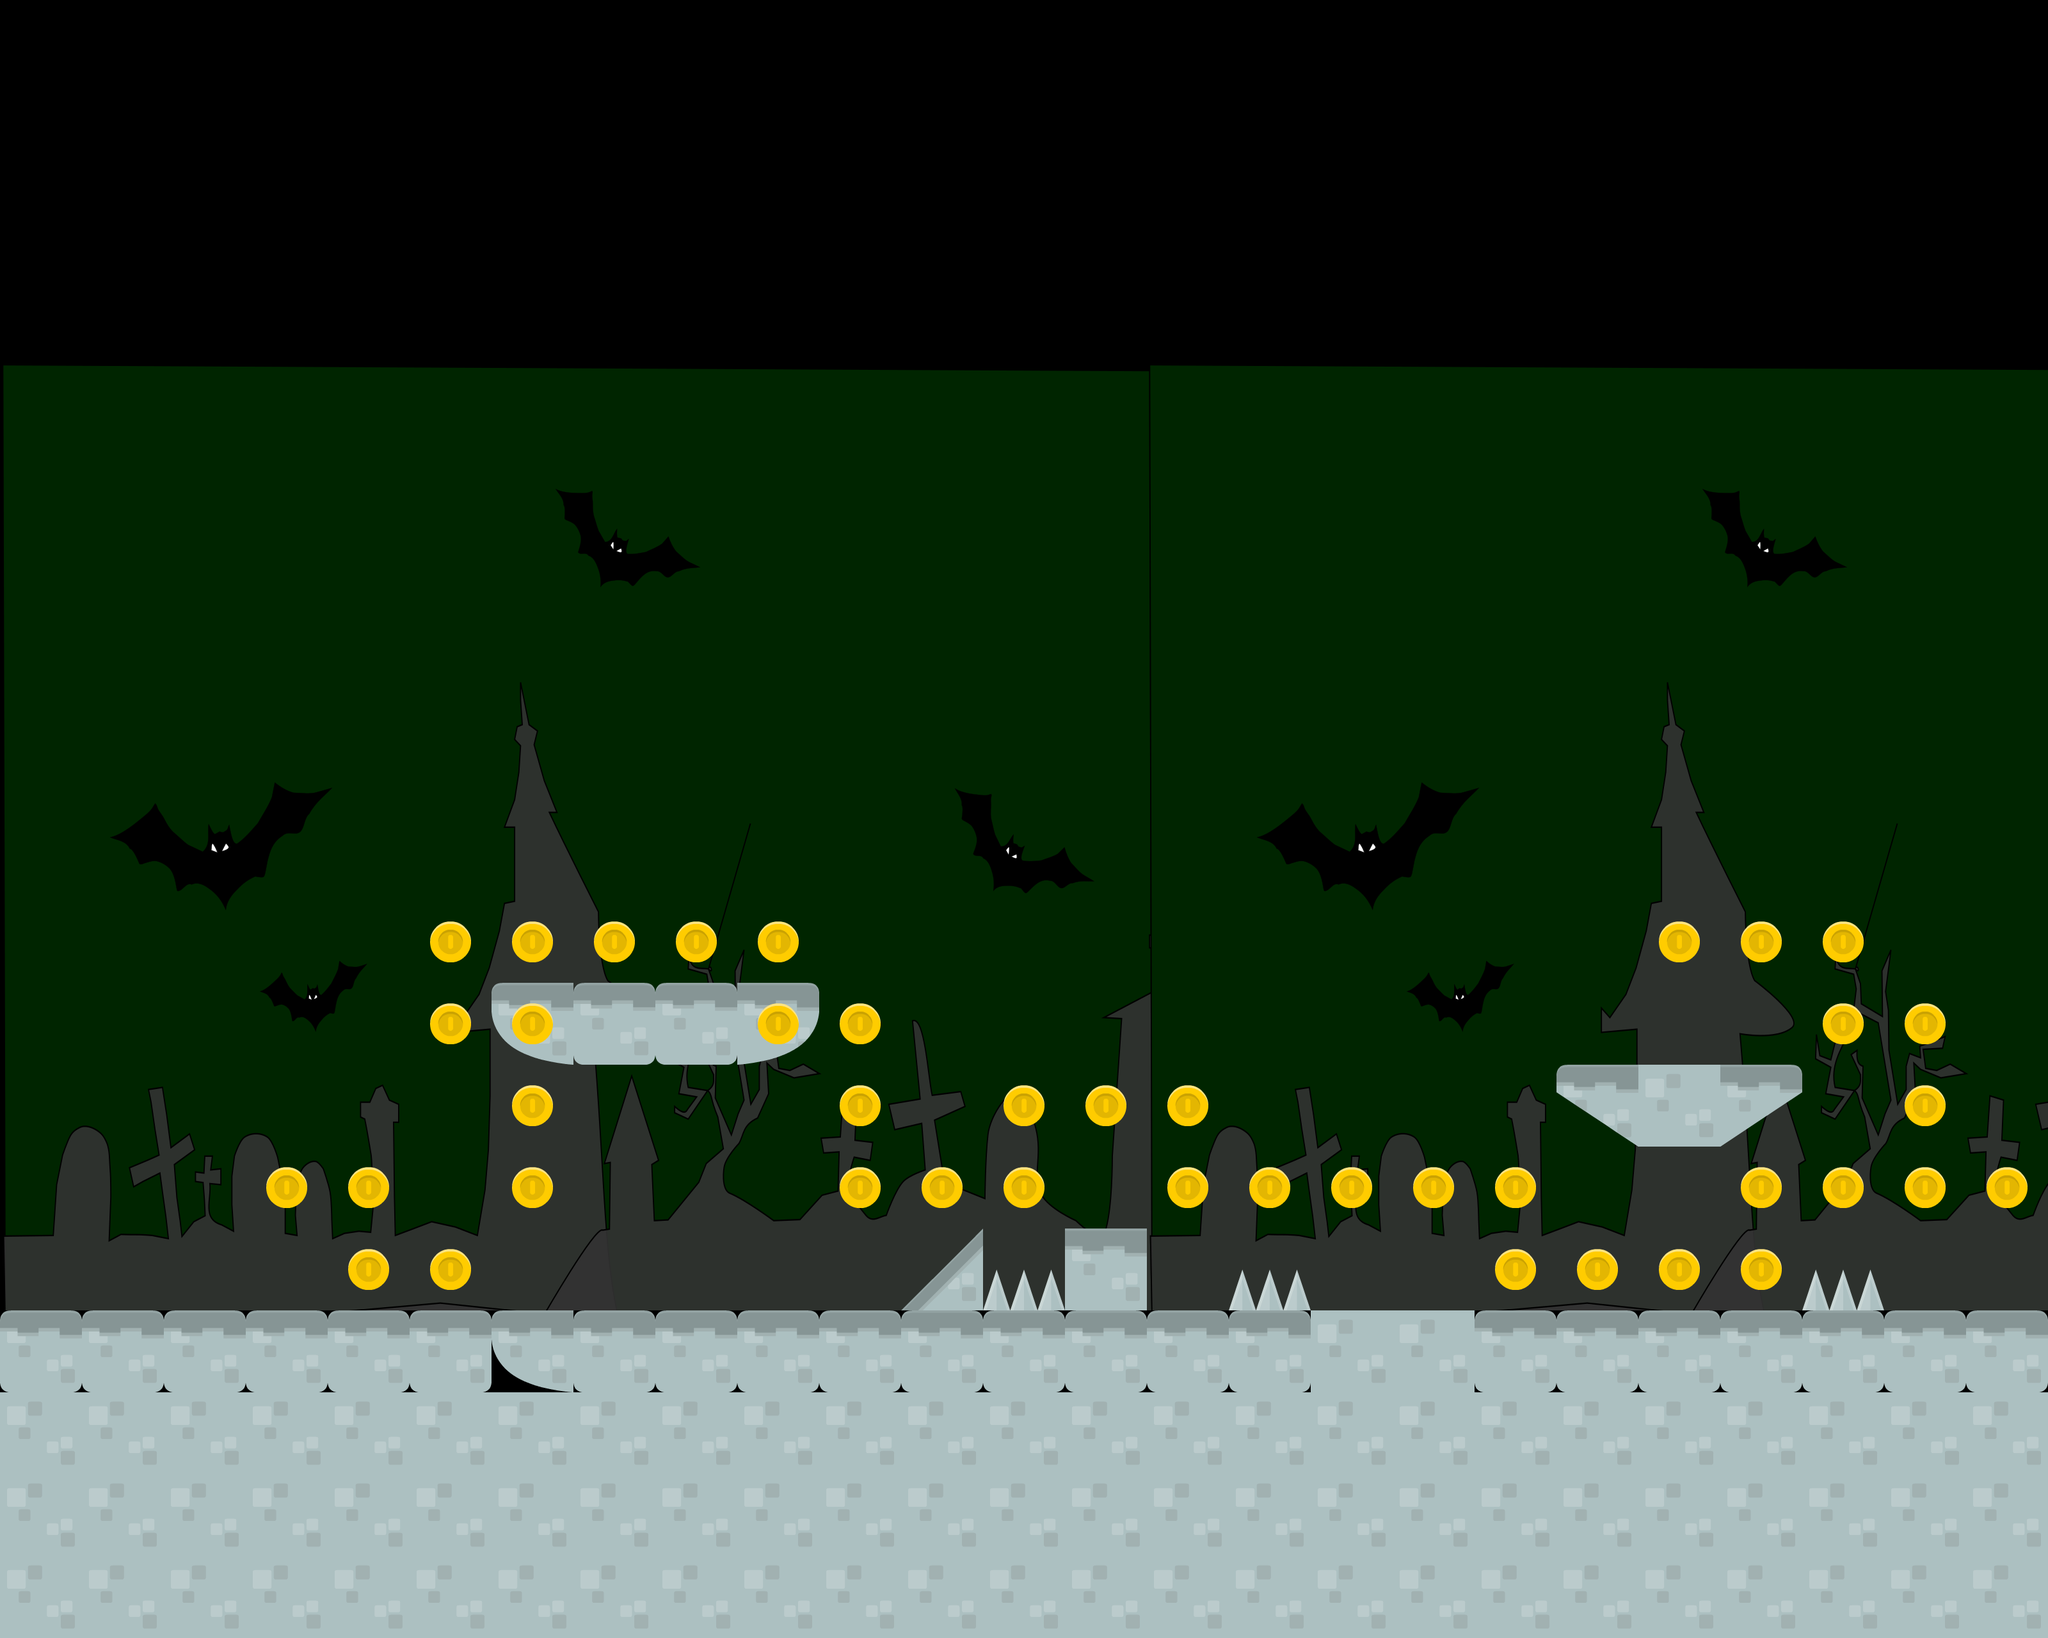

Below is a game level as drawn by its tile map, then a one-line description and the .tmx that defines it (tile-layer data replaced by summaries):
An orthogonal 25x20 tile map with 128x128 px tiles, 4 tile layers (plataforma, no tocar, fondo, monedas).

<map version="1.2" tiledversion="1.2.3" orientation="orthogonal" renderorder="right-down" width="25" height="20" tilewidth="128" tileheight="128" infinite="0" nextlayerid="5" nextobjectid="1">
 <tileset firstgid="1" name="fondo" tilewidth="1853" tileheight="1482" tilecount="22" columns="0">
  <grid orientation="orthogonal" width="1" height="1" />
  <tile id="0">
   <image width="1853" height="1482" source="images/FONDO 3.png" />
  </tile>
  <tile id="1">
   <image width="128" height="128" source="images/tiles/spikes.png" />
  </tile>
  <tile id="2">
   <image width="128" height="128" source="images/tiles/stone.png" />
  </tile>
  <tile id="3">
   <image width="128" height="128" source="images/tiles/stoneCenter.png" />
  </tile>
  <tile id="4">
   <image width="128" height="128" source="images/tiles/stoneCenter_rounded.png" />
  </tile>
  <tile id="5">
   <image width="128" height="128" source="images/tiles/stoneCliff_left.png" />
  </tile>
  <tile id="6">
   <image width="128" height="128" source="images/tiles/stoneCliff_right.png" />
  </tile>
  <tile id="7">
   <image width="128" height="128" source="images/tiles/stoneCliffAlt_left.png" />
  </tile>
  <tile id="8">
   <image width="128" height="128" source="images/tiles/stoneCliffAlt_right.png" />
  </tile>
  <tile id="9">
   <image width="128" height="128" source="images/tiles/stoneCorner_left.png" />
  </tile>
  <tile id="10">
   <image width="128" height="128" source="images/tiles/stoneCorner_right.png" />
  </tile>
  <tile id="11">
   <image width="128" height="128" source="images/tiles/stoneHalf.png" />
  </tile>
  <tile id="12">
   <image width="128" height="128" source="images/tiles/stoneHalf_left.png" />
  </tile>
  <tile id="13">
   <image width="128" height="128" source="images/tiles/stoneHalf_mid.png" />
  </tile>
  <tile id="14">
   <image width="128" height="128" source="images/tiles/stoneHalf_right.png" />
  </tile>
  <tile id="15">
   <image width="128" height="128" source="images/tiles/stoneHill_left.png" />
  </tile>
  <tile id="16">
   <image width="128" height="128" source="images/tiles/stoneHill_right.png" />
  </tile>
  <tile id="17">
   <image width="128" height="128" source="images/tiles/stoneLeft.png" />
  </tile>
  <tile id="18">
   <image width="128" height="128" source="images/tiles/stoneMid.png" />
  </tile>
  <tile id="19">
   <image width="128" height="128" source="images/tiles/stoneRight.png" />
  </tile>
  <tile id="20">
   <image width="128" height="128" source="images/tiles/switchGreen.png" />
  </tile>
  <tile id="21">
   <image width="128" height="128" source="images/items/coinGold.png" />
  </tile>
 </tileset>
 <layer id="1" name="plataforma" width="25" height="20">
  <data>[500 cells, 117 non-empty, 8 distinct tile ids]</data>
 </layer>
 <layer id="2" name="no tocar" width="25" height="20">
  <data>[500 cells, 7 non-empty, 6 distinct tile ids]</data>
 </layer>
 <layer id="4" name="fondo" width="25" height="20">
  <data>[500 cells, 0 non-empty, 0 distinct tile ids]</data>
 </layer>
 <layer id="3" name="monedas" width="25" height="20">
  <data>[500 cells, 41 non-empty, 1 distinct tile ids]</data>
 </layer>
</map>
